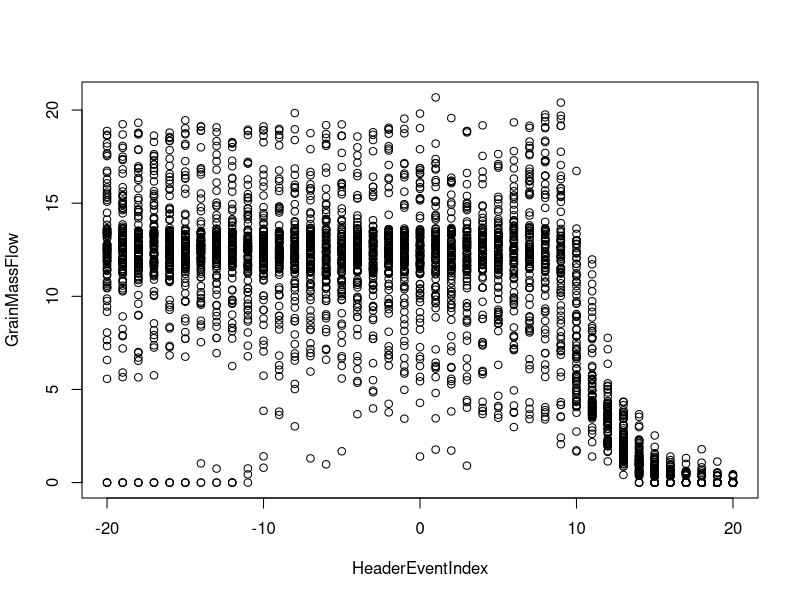
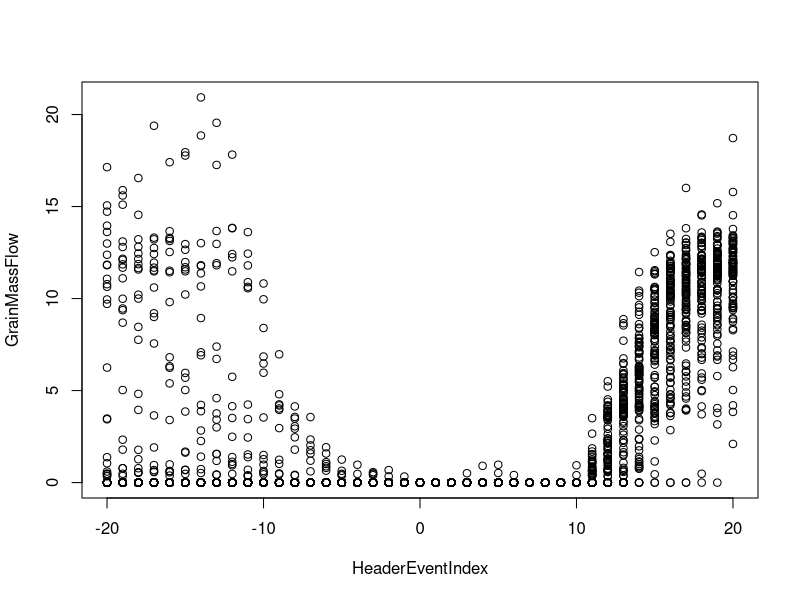
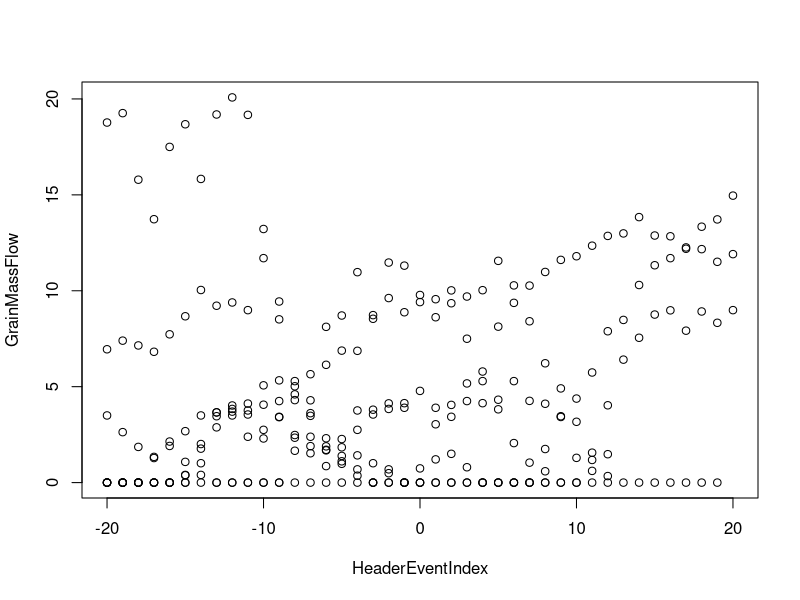
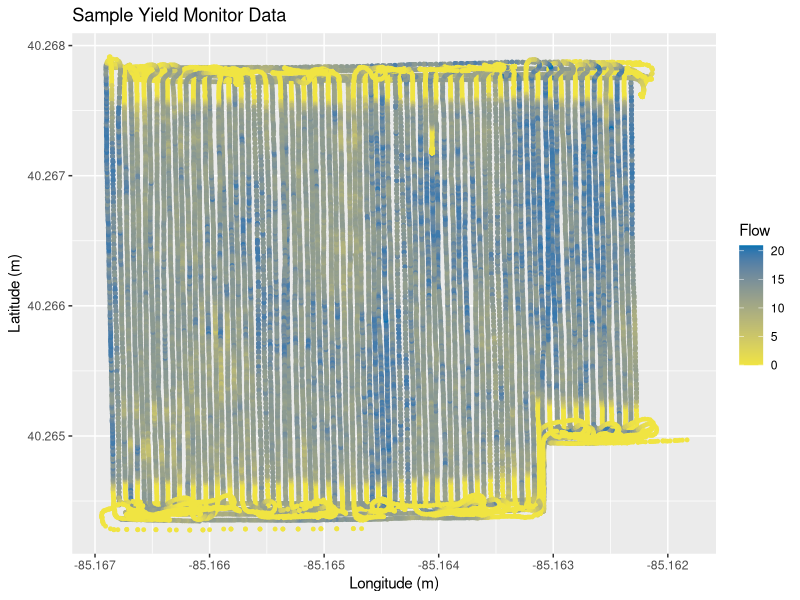
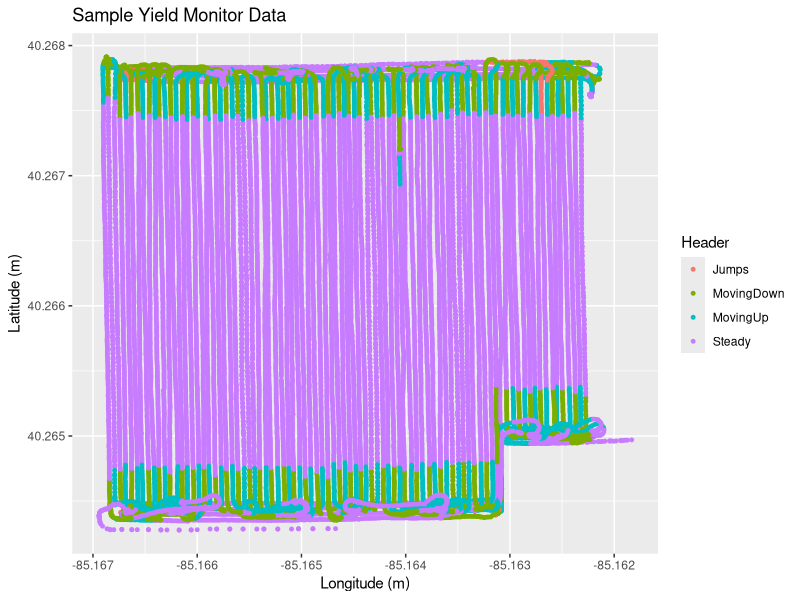
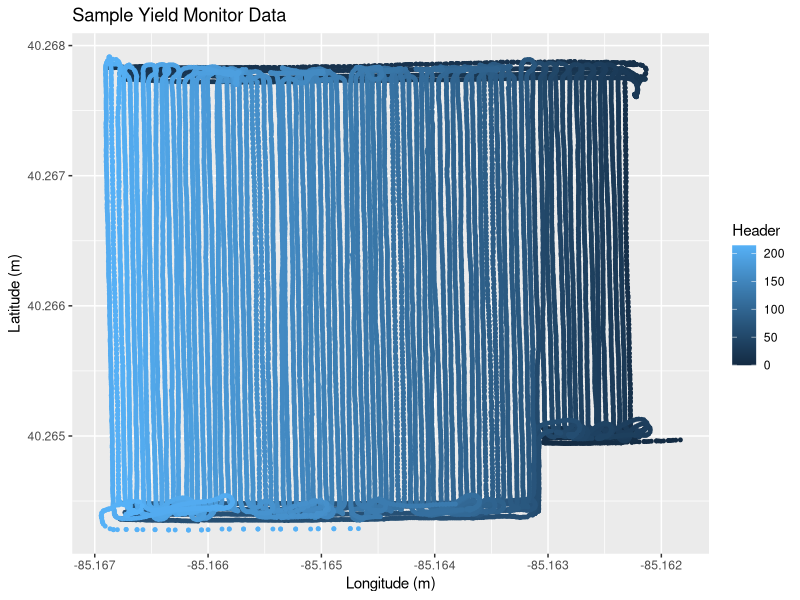

Write R code to recreate these figures, in order.
## ---- chunk 1
web_yield_r.dat <- read.csv("web_yield_r.csv",header=TRUE)
web_yield_v.dat <- read.csv("web_yield_v.csv",header=TRUE)
## ---- chunk 2
summary(web_yield_r.dat)
summary(web_yield_v.dat)
## ---- chunk 3
web_yield_v.dat$HeaderMovement  <- "Steady"
web_yield_v.dat$HeaderEventIndex <- -100
web_yield_v.dat$EventNumber <- 0
currentIdx <- 0
lastEvent <- 0
range = 20
state <- web_yield_v.dat$Header[20]
i <- range+1
rows <- dim(web_yield_v.dat)[1]
EventNumber <- 1

while(i<(rows-range)) {
  #what is the current event?
  current <- web_yield_v.dat$Header[i]
  if(current!=state) {
    #we have a change in header position, from i-1 to i. Index.
    #Keep i at 0
    web_yield_v.dat$HeaderEventIndex[(i+1):(i+range)] <- 1:range
    web_yield_v.dat$HeaderEventIndex[(i-range):(i-1)] <- -(range:1)
    web_yield_v.dat$HeaderEventIndex[i] <- 0
    state <- current
    if((i-lastEvent)>range) {
      if(current=="Up") {
        web_yield_v.dat$HeaderMovement[(i-range):(i+range)]  <- "MovingUp"
      } else {
        web_yield_v.dat$HeaderMovement[(i-range):(i+range)]  <- "MovingDown"
      } 
    } else {
      web_yield_v.dat$HeaderMovement[(i-range):(i+range)]  <- "Jumps"
    }
    #this is inefficient, but it makes sure that steady state, head down has an event number.
    #we can use this for pass number.
    web_yield_v.dat$EventNumber[(i-range):rows] <- EventNumber
    lastEvent <- i
    i = i+range
    EventNumber <- EventNumber+1
  } else {
    i=i+1
  }
}
## ---- chunk 4
movement.dat <- subset(web_yield_v.dat,web_yield_v.dat$HeaderMovement != "Steady")
plot(GrainMassFlow ~HeaderEventIndex,data=movement.dat[movement.dat$HeaderMovement=="MovingUp",])
plot(GrainMassFlow ~HeaderEventIndex,data=movement.dat[movement.dat$HeaderMovement=="MovingDown",])
## ---- chunk 5
plot(GrainMassFlow ~HeaderEventIndex,data=movement.dat[movement.dat$HeaderMovement=="Jumps",])
## ---- chunk 6
library(ggplot2)
cbPalette <- c("#999999", "#E69F00", "#56B4E9", "#009E73", "#0072B2", "#D55E00", "#F0E442","#CC79A7","#000000","#734f80", "#2b5a74", "#004f39", "#787221", "#003959", "#6aaf00", "#663cd3")
ggplot(web_yield_v.dat, aes(Longitude, Latitude)) + 
geom_point(aes(colour = GrainMassFlow),size=1) + 
scale_colour_gradient(low=cbPalette[7], high=cbPalette[5]) +
labs(colour = "Flow", x="Longitude (m)", y="Latitude (m)", title = "Sample Yield Monitor Data")
## ---- chunk 7
ggplot(web_yield_v.dat, aes(Longitude, Latitude)) + 
geom_point(aes(colour = HeaderMovement),size=1) + 
labs(colour = "Header", x="Longitude (m)", y="Latitude (m)", title = "Sample Yield Monitor Data")
## ---- chunk 8
ggplot(web_yield_v.dat, aes(Longitude, Latitude)) + 
geom_point(aes(colour = EventNumber),size=1) + 
labs(colour = "Header", x="Longitude (m)", y="Latitude (m)", title = "Sample Yield Monitor Data")
